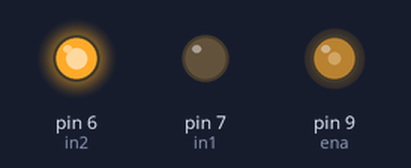
Bench run of a sketch on a simulated Arduino Uno, built with avr-gcc and run on an emulated ATmega328P. Parts: output pins drawn as LEDs (lit = HIGH). What the sketch prints to the serial monitor is not drawn.

Above: at 0.1 s.
At 2.1 s:
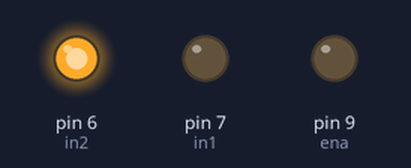
Timing chart, 0 to 3.6 s (numbered marks = the images above):
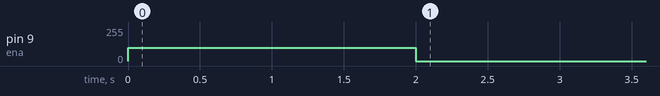

The sketch:

3.ino
```cpp
const int in1 = 7;
const int in2 = 6;
const int ena = 9;
void setup()
{
  pinMode(in1, OUTPUT);
  pinMode(in2, OUTPUT);
  pinMode(ena, OUTPUT);
  analogWrite (ena,100);
  digitalWrite (in1,LOW);//ทวนเข้ม
  digitalWrite (in2,HIGH);
  Serial.begin(9600);
  Serial.println("Turn CCW");
  delay(2000);
  analogWrite (ena,0);
  digitalWrite (in1,LOW);
  digitalWrite (in2,HIGH);
}
void loop()
{

}
```
